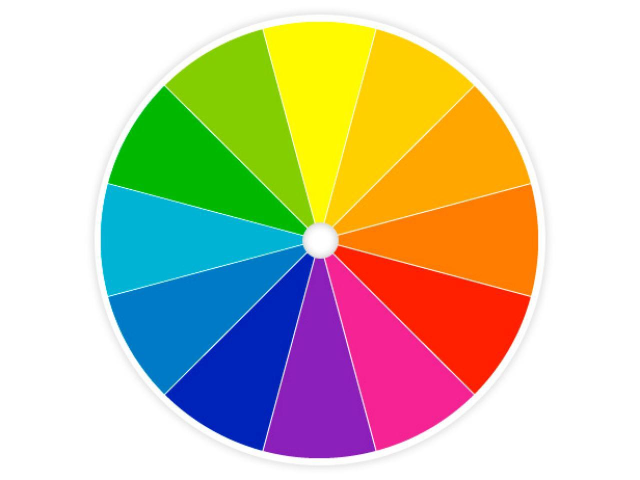
#> input picture Practice/Picture Practice/RGB.jpg, 1280 x 960 px, found by its file name (shown at 1/2 size)
$ python Picture_Practice.py
#> lines starting #> are read from the running program, lines starting #| are printed output that depends on the picture
import numpy as np
import cv2
from matplotlib import pyplot as plt

#read/write picture and then display
imagename = '/Users/henrylin/Python/Practice/Picture Practice/RGB.jpg'
img = cv2.imread(imagename)
#> img is the input picture: shape (960, 1280, 3); mean B, G, R 170, 195.4, 203.7
img_gray = cv2.imread(imagename, cv2.IMREAD_GRAYSCALE)
#> img_gray: shape (960, 1280); min 18, max 255, mean 195
print(img.shape)
#| (960, 1280, 3)
cv2.imshow('My Image', img)
cv2.imshow('My Grayscale Image', img_gray)
cv2.waitKey()
cv2.destroyWindow('My Grayscale Image')
cv2.imwrite('/Users/henrylin/Python/Practice/Picture Practice/RGB_gray.jpg', img_gray)
cv2.waitKey()
cv2.destroyWindow('My Image')
cv2.imwrite('/Users/henrylin/Python/Practice/Picture Practice/RGB_PNG.png', img)

#OpenCV reads the file as BGR, so without turning it into RGB, matplotlib will misread the info
img_bgr = cv2.imread(imagename)
plt.imshow(img_bgr)
plt.show()

img_bgr = cv2.imread(imagename)
img_rgb = cv2.cvtColor(img_bgr, cv2.COLOR_BGR2RGB)
cv2.imwrite('/Users/henrylin/Python/Practice/Picture Practice/BGR.jpg', img_rgb) #Misread file
plt.imshow(img_rgb)
plt.show()

img_gray = cv2.imread(imagename, cv2.IMREAD_GRAYSCALE)
plt.imshow(img_gray, cmap = 'gray')
plt.show()

#Split
image = cv2.imread(imagename)
(B, G, R) = cv2.split(image)
cv2.imshow("Red", R)
cv2.moveWindow('Red', 0, -70)
cv2.imwrite('/Users/henrylin/Python/Practice/Picture Practice/Red.jpg', R)
cv2.imshow("Green", G)
cv2.moveWindow('Green', 600, -70)
cv2.imwrite('/Users/henrylin/Python/Practice/Picture Practice/Green.jpg', G)
cv2.imshow("Blue", B)
cv2.imwrite('/Users/henrylin/Python/Practice/Picture Practice/Blue.jpg', B)
cv2.moveWindow('Blue', 0, 370)
cv2.waitKey()
cv2.destroyAllWindows()

#Merge
merged = cv2.merge([B, G, R])
cv2.imshow("Merged", merged)
cv2.waitKey(0)
cv2.destroyWindow('Merged')
cv2.imwrite('/Users/henrylin/Python/Practice/Picture Practice/Merged.jpg', merged)

#Visualize each channel in “color” rather than “grayscale”
zeros = np.zeros(image.shape[:2], dtype="uint8")
cv2.imshow("Red", cv2.merge([zeros, zeros, R]))
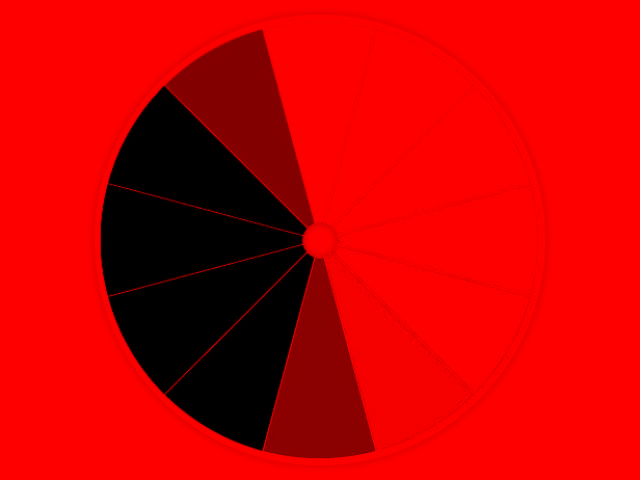
#> window 'Red': shape (960, 1280, 3) (shown at 1/2 size); mean B, G, R 0, 0, 203.7
cv2.imwrite('/Users/henrylin/Python/Practice/Picture Practice/Red_Visualize_Channel.jpg', cv2.merge([zeros, zeros, R]))
cv2.waitKey()
cv2.destroyWindow('Red')

cv2.imshow("Green", cv2.merge([zeros, G, zeros]))
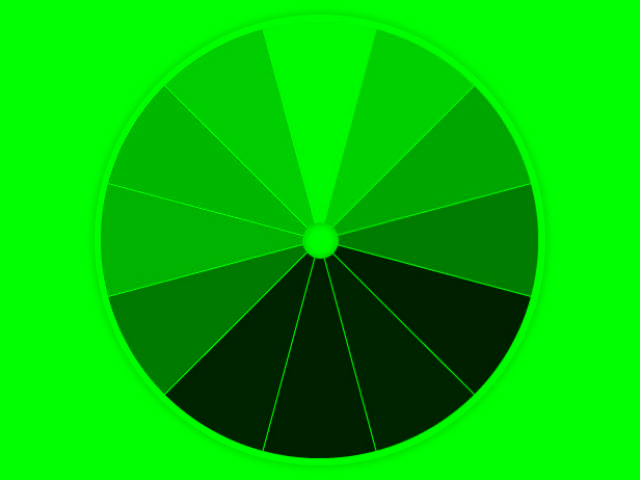
#> window 'Green': shape (960, 1280, 3) (shown at 1/2 size); mean B, G, R 0, 195.4, 0
cv2.imwrite('/Users/henrylin/Python/Practice/Picture Practice/Green_Visualize_Channel.jpg', cv2.merge([zeros, G, zeros]))
cv2.waitKey()
cv2.destroyWindow('Green')

cv2.imshow("Blue", cv2.merge([B, zeros, zeros]))
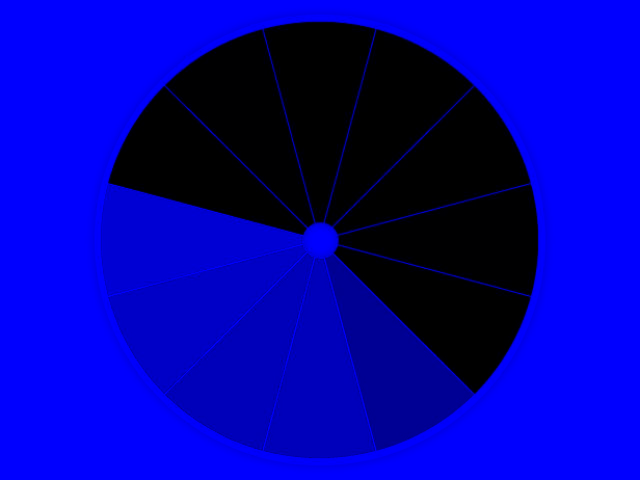
#> window 'Blue': shape (960, 1280, 3) (shown at 1/2 size); mean B, G, R 170, 0, 0
cv2.imwrite('/Users/henrylin/Python/Practice/Picture Practice/Blue_Visualize_Channel.jpg', cv2.merge([B, zeros, zeros]))
cv2.waitKey()
cv2.destroyWindow('Blue')

#Tile 9 pictures together into 3 by 3
image1 = '/Users/henrylin/Python/Practice/Picture Practice/RGB.jpg'
image2 = '/Users/henrylin/Python/Practice/Picture Practice/RGB_gray.jpg'
image3 = '/Users/henrylin/Python/Practice/Picture Practice/BGR.jpg'
image4 = '/Users/henrylin/Python/Practice/Picture Practice/Red.jpg'
image5 = '/Users/henrylin/Python/Practice/Picture Practice/Green.jpg'
image6 = '/Users/henrylin/Python/Practice/Picture Practice/Blue.jpg'
image7 = '/Users/henrylin/Python/Practice/Picture Practice/Red_Visualize_Channel.jpg'
image8 = '/Users/henrylin/Python/Practice/Picture Practice/Green_Visualize_Channel.jpg'
image9 = '/Users/henrylin/Python/Practice/Picture Practice/Blue_Visualize_Channel.jpg'

img1 = cv2.imread(image1)
img2 = cv2.imread(image2)
#> img2: shape (960, 1280, 3); min 18, max 255, mean 195
img3 = cv2.imread(image3)
img4 = cv2.imread(image4)
#> img4: shape (960, 1280, 3); min 0, max 255, mean 203.7
img5 = cv2.imread(image5)
#> img5: shape (960, 1280, 3); min 6, max 255, mean 195.4
img6 = cv2.imread(image6)
#> img6: shape (960, 1280, 3); min 0, max 255, mean 170
img7 = cv2.imread(image7)
img8 = cv2.imread(image8)
img9 = cv2.imread(image9)

im_v1 = cv2.vconcat([img1, img4, img7])
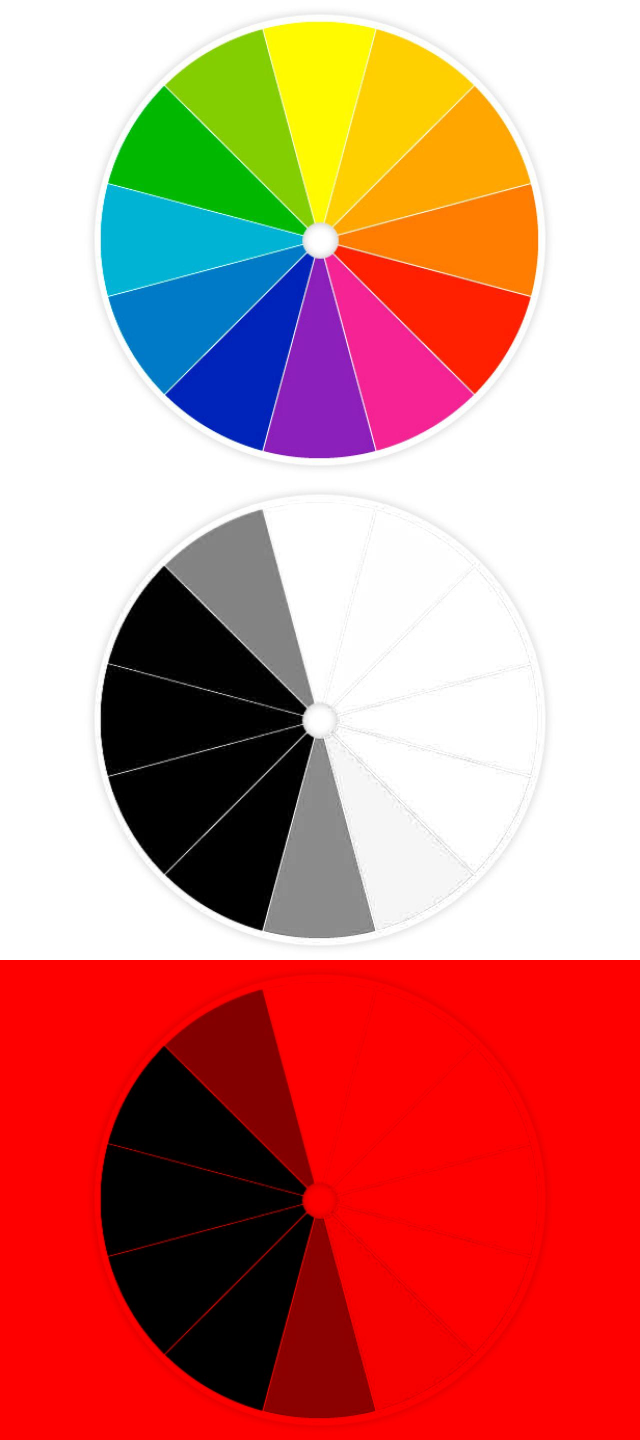
#> im_v1: shape (2880, 1280, 3) (shown at 1/2 size); mean B, G, R 124.6, 133.1, 203.4
im_v2 = cv2.vconcat([img2, img5, img8])
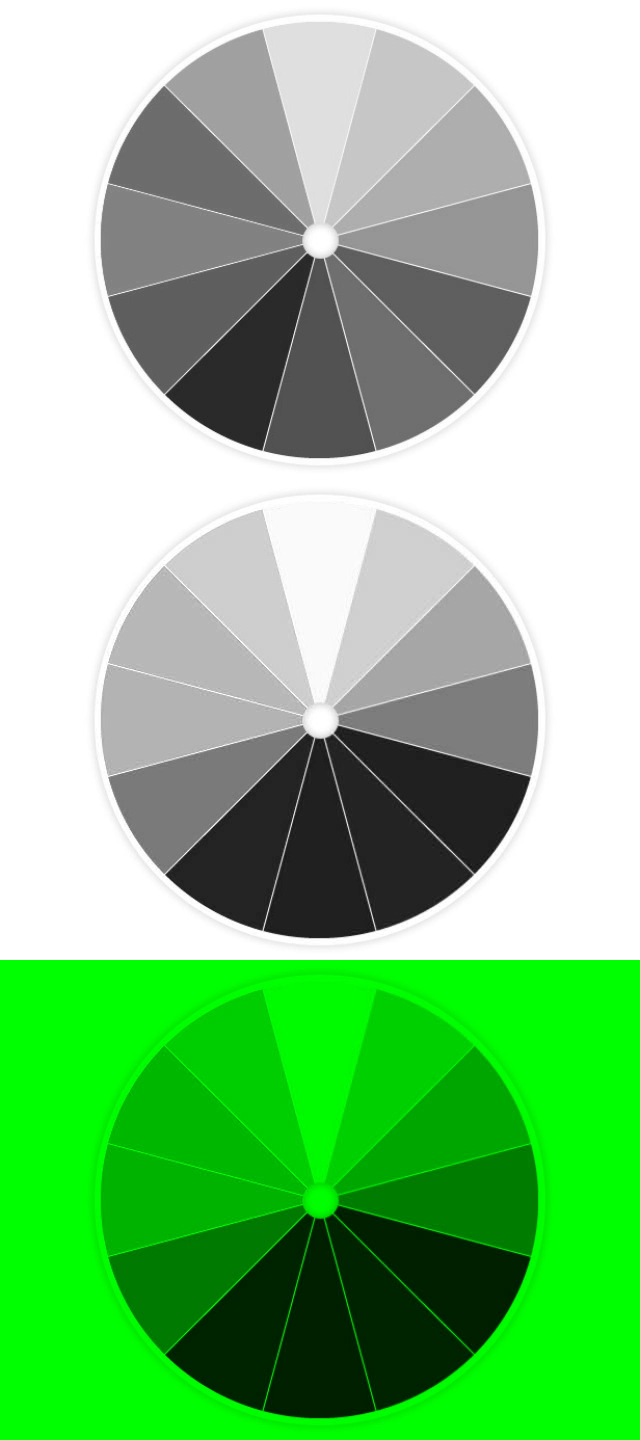
#> im_v2: shape (2880, 1280, 3) (shown at 1/2 size); mean B, G, R 130.4, 195.3, 130.2
im_v3 = cv2.vconcat([img3, img6, img9])
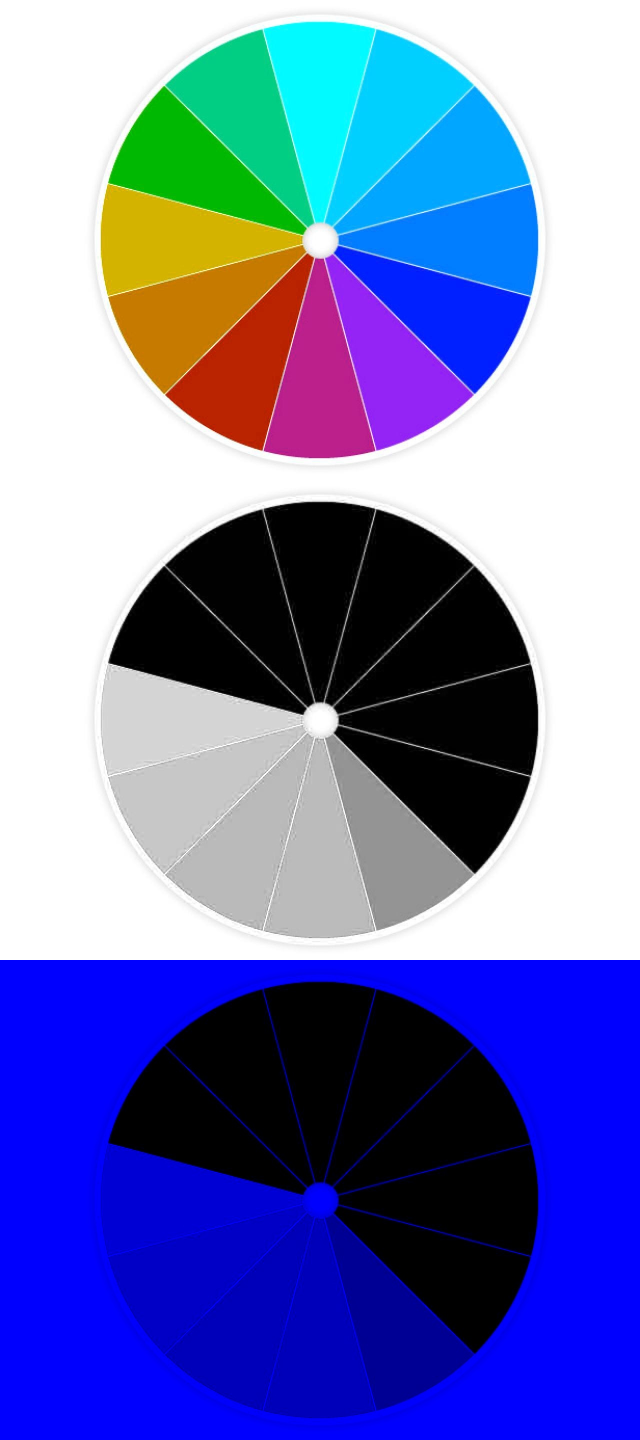
#> im_v3: shape (2880, 1280, 3) (shown at 1/2 size); mean B, G, R 181, 121.8, 113.3
img_final = cv2.hconcat([im_v1, im_v2, im_v3])
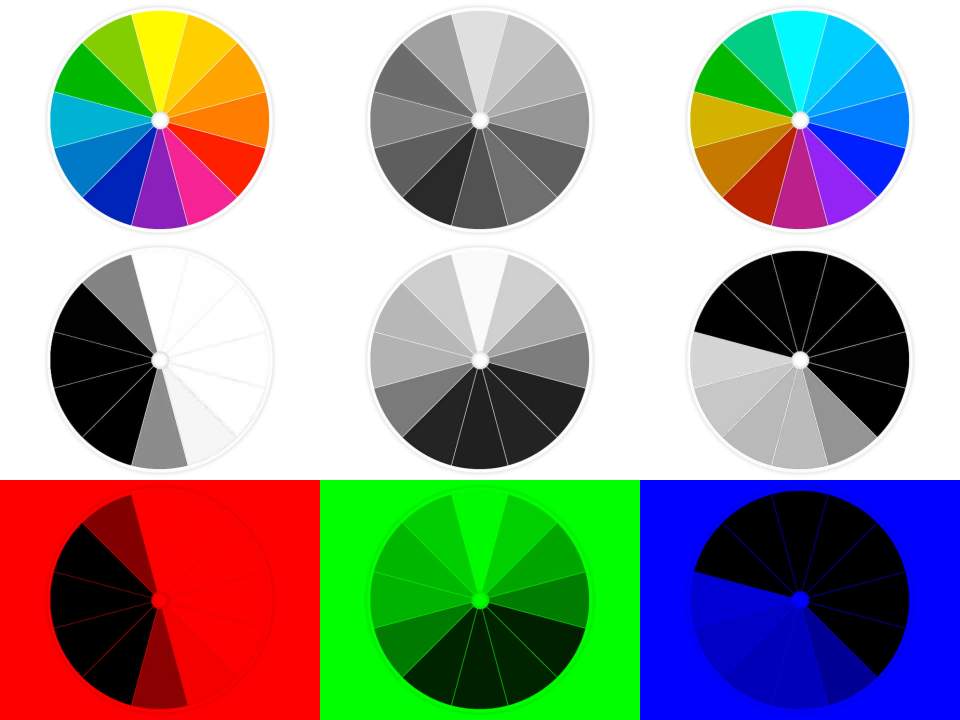
#> img_final: shape (2880, 3840, 3) (shown at 1/4 size); mean B, G, R 145.3, 150.1, 149
cv2.imshow('Tiling Test', img_final)
cv2.waitKey(0)
cv2.destroyWindow('Tiling Test')
cv2.imwrite('/Users/henrylin/Python/Practice/Picture Practice/Tiled.jpg', img_final)
